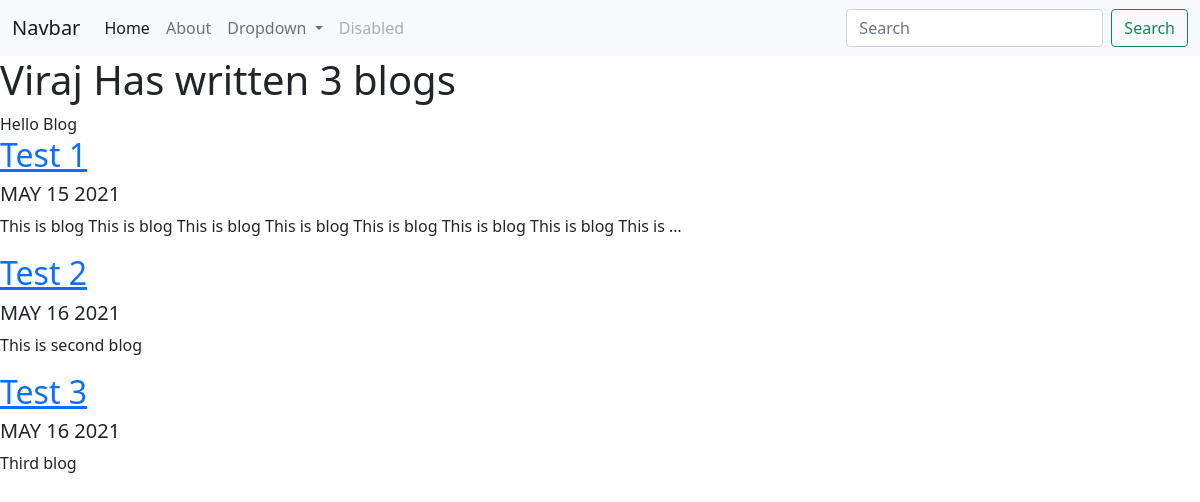
Screenshot of /blog/ with the database file from the repository.
### blog/models.py (models this page shows, shortened)
class Blog(models.Model):
     title = models.CharField(max_length=100)
     description = models.TextField()
     date = models.DateField()

### blog/views.py (the view)
# urls.py: path('',views.all_blogs, name='all_blogs'),
def all_blogs(request):
    blog_count= Blog.objects.count
    blogs = Blog.objects.all()
    return render(request, 'blog/all_blogs.html', {'blogs':blogs})

### blog/templates/blog/all_blogs.html
{% extends 'portfolio/base.html' %}
{% block content %}
        <h1>Viraj Has written {{ blogs.count }} blog{{ blogs.count|pluralize }}</h1>
         Hello Blog
         {% for blog in blogs %}
         <a href="{% url 'blog:detail' blog.id %}"><h2>{{ blog.title }}</h2></a>
         <h5>{{ blog.date|date:'M d Y'|upper }}</h5>
         <p>{{ blog.description|striptags|truncatechars:100 }}</p>
         {% endfor %}
{% endblock %}

### rows the page displays
Blog: title "Test 1", date "MAY 15 2021", description "This is blog This is blog This is blog This is blog This is blog This is blog This is blog This is …"
Blog: title "Test 2", date "MAY 16 2021", description "This is second blog"
Blog: title "Test 3", date "MAY 16 2021", description "Third blog"

### other values shown
{{ blogs.count }} "3"
